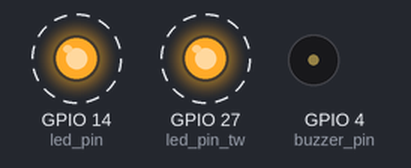
A sketch run on a simulated ESP32. On the bench: output pins drawn as LEDs (lit = HIGH), buzzer (waves = sounding, pin HIGH). Dashed ring = blinking.

Above: at 0.5 s.
Timing chart, 0 to 4.6 s (numbered marks = the images above):
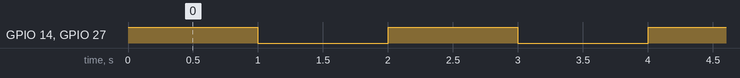

Measured:
- by itself, GPIO 14 (led_pin), GPIO 27 (led_pin_tw): alternates HIGH for 1.0 s and LOW for 1.0 s

The sketch:

led_test.ino
```cpp
int led_pin = 14;
// int led_pin_o = 35;
int led_pin_tw = 27;
int buzzer_pin = 4;

void setup() {
  Serial.begin(9600);
  pinMode(led_pin, OUTPUT);
  // pinMode(led_pin_o, OUTPUT);
  pinMode(led_pin_tw, OUTPUT);
  pinMode(buzzer_pin, OUTPUT);

}

void loop() {
  digitalWrite(led_pin, HIGH);
  // digitalWrite(led_pin_o, HIGH);
  digitalWrite(led_pin_tw, HIGH);
  // tone(buzzer_pin, 3000),
  delay(1000);
  digitalWrite(led_pin, LOW);
  // digitalWrite(led_pin_o, LOW);
  digitalWrite(led_pin_tw, LOW);
  // noTone(buzzer_pin);
  delay(1000);

  // tone(buzzer_pin, 8000);
  // delay(1000);
  // noTone(buzzer_pin);
  // delay(1000);

}
```
